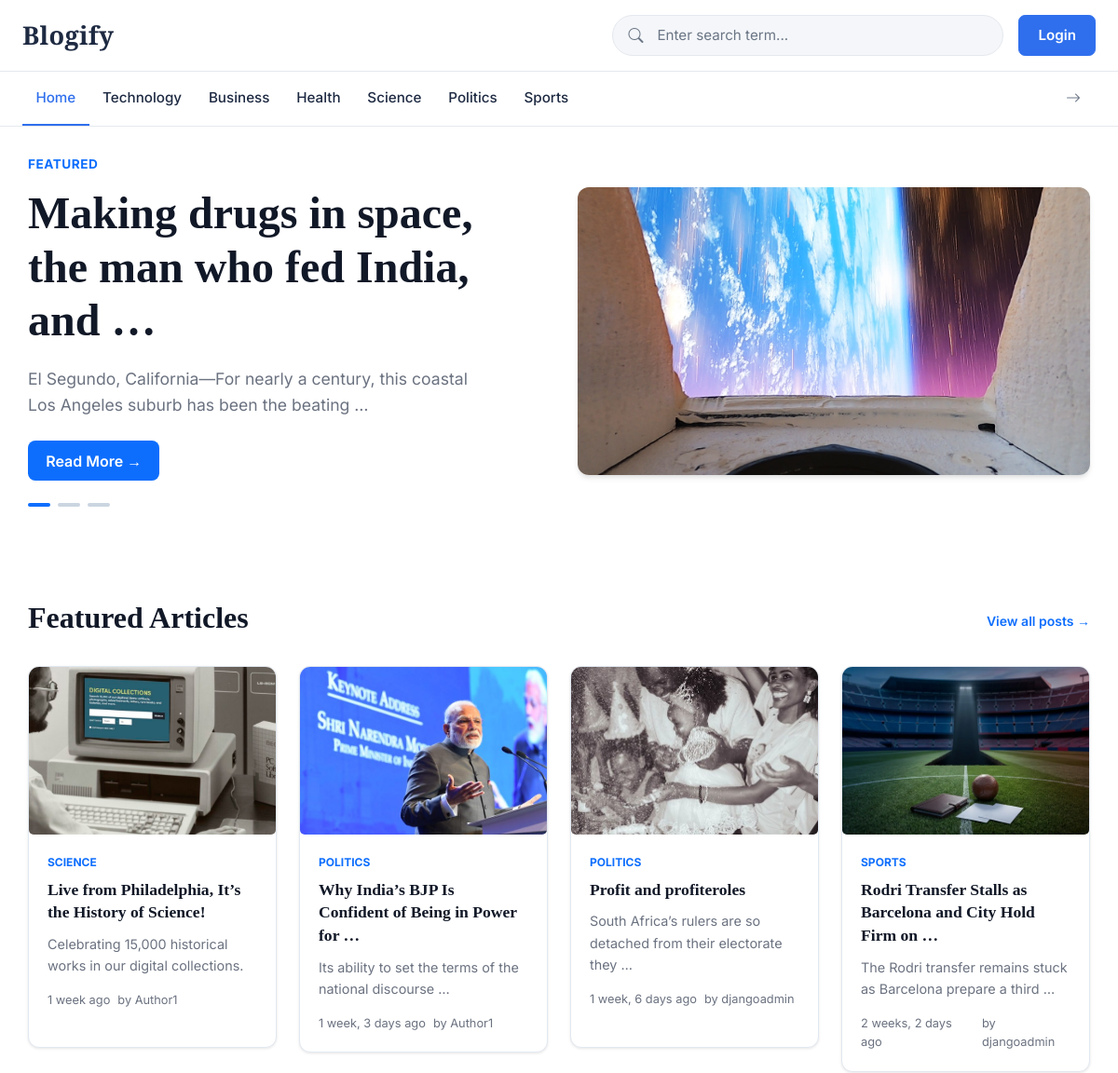
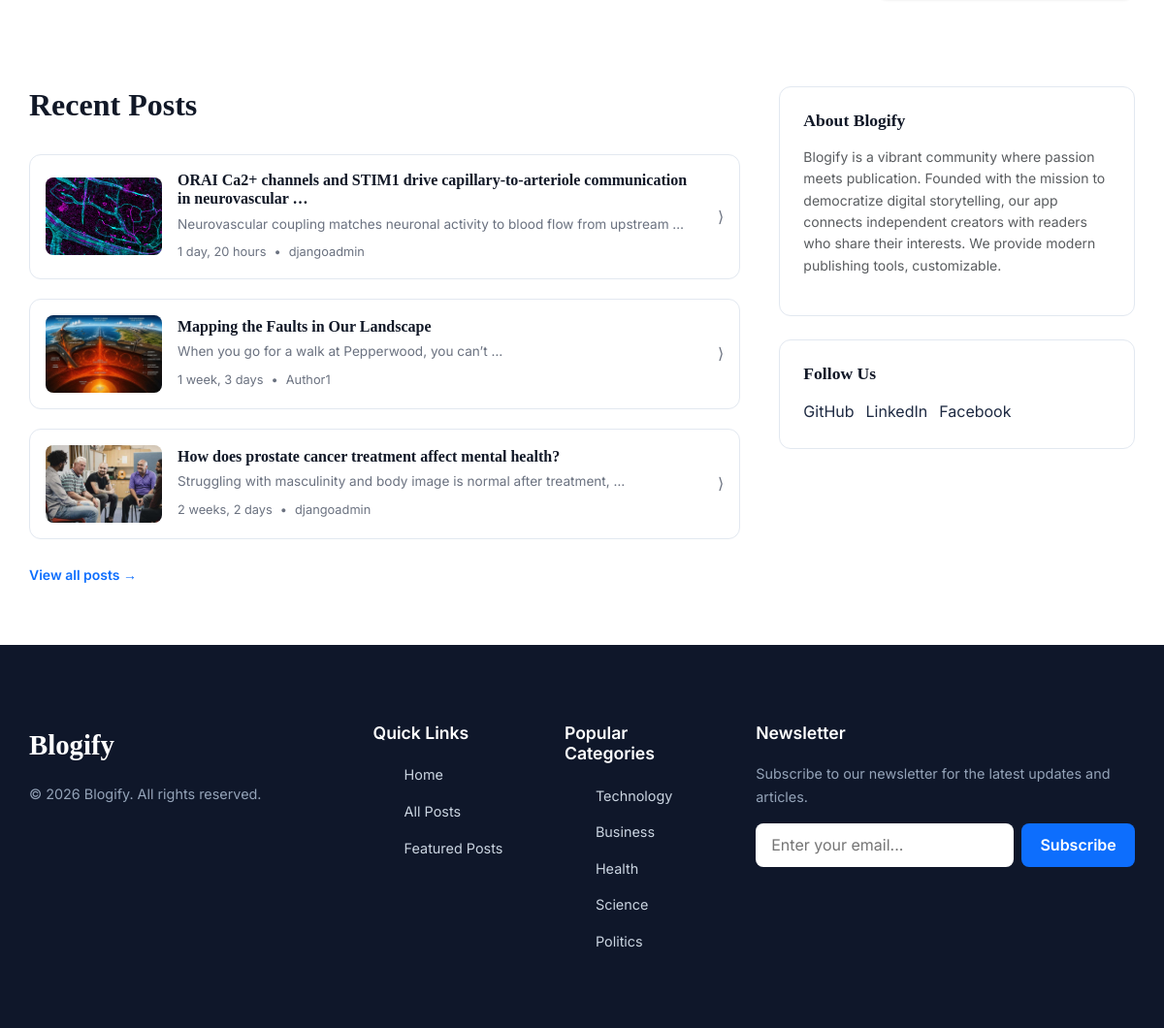
The page / on the database its author committed (2 pictures, top to bottom).
### blogs/models.py (models this page shows, shortened)
class Category(models.Model):
    category_name = models.CharField(max_length=50, unique=True)
    created_at = models.DateTimeField(auto_now_add=True)
    updated_at = models.DateTimeField(auto_now=True)
    class Meta:
        verbose_name_plural = "Categories"
    def __str__(self):
        return self.category_name

class Blog(models.Model):
    title = models.CharField(max_length=100)
    slug = models.SlugField(max_length=150, unique=True, blank=True)
    category = models.ForeignKey(Category, on_delete=models.CASCADE, related_name='blogs')
    author = models.ForeignKey(User, on_delete=models.CASCADE, related_name='blogs')
    featured_image = models.ImageField(upload_to='uploads/%Y/%m/%d')
    short_description = models.TextField(max_length=500)
    blog_body = models.TextField(max_length=2000)
    status=models.CharField(max_length=20, choices=STATUS_CHOICES, default='Draft')
    is_featured = models.BooleanField(default=False)
    created_at = models.DateTimeField(auto_now_add=True)
    updated_at = models.DateTimeField(auto_now=True)

### base/models.py (models this page shows, shortened)
class About(models.Model):
    heading = models.CharField(max_length=25)
    description = models.TextField(max_length=255)
    created_at = models.DateTimeField(auto_now_add=True)
    updated_at = models.DateTimeField(auto_now=True)
    class Meta:
        verbose_name_plural = 'About'

class SocialLink(models.Model):
    platform = models.CharField(max_length=25)
    link = models.URLField(max_length=100)
    created_at = models.DateTimeField(auto_now_add=True)
    updated_at = models.DateTimeField(auto_now=True)

### blogify_main/views.py (the view)
# urls.py: 2. Add a URL to urlpatterns:  path('', views.home, name='home')
def home(request):
    featured_posts = Blog.objects.filter(is_featured=True, status='Published').order_by('-created_at')[:5]
    posts = Blog.objects.filter(is_featured=False, status='Published').order_by('-created_at')[:3]
    try:
        about = About.objects.get()
    except:
        about = None
    context = {
        'featured_posts': featured_posts,
        'posts': posts,
        'about': about
        }
    return render(request, 'home.html', context)

### blogs/context_processors.py (called while the page is built)
def get_categories(request):
    categories = Category.objects.all().order_by('-updated_at')
    return dict(categories=categories)

def get_sociallinks(request):
    links = SocialLink.objects.all()
    return dict(social_links=links)

### templates/home.html
{% extends 'base.html' %}
{% block content %}
<div class="wrap">
  {% for post in featured_posts %}
  {% if forloop.first %}
  <section class="hero">
    <div class="container hero-grid">
      <div class="hero-content">
        <span class="hero-label">FEATURED</span>
        <h1 class="hero-title serif-heading">{{post.title | truncatewords:10}}</h1>
        <p class="hero-desc">{{post.short_description | truncatewords:15}}</p>
        <a href="{% url 'post_by_slug' slug=post.slug %}" class="btn btn-primary">Read More &rarr;</a>
        <div class="carousel-dots">
          <div class="dot active"></div>
          <div class="dot"></div>
          <div class="dot"></div>
        </div>
      </div>
      <div class="hero-image">
        <img src="{{post.featured_image.url}}" alt="Featured Article">
      </div>
    </div>
  </section>
  {% endif %}
  {% endfor %}
  <section class="latest-articles">
    <div class="container">
      <div class="section-title">
        <h2 class="serif-heading">Featured Articles</h2>
        <a href="{% url 'all_featured_posts' %}" class="view-all">View all posts &rarr;</a>
      </div>
      <div class="article-grid">
        {% for post in featured_posts %}
        {% if not forloop.first %}
        <a href="{% url 'post_by_slug' post.slug %}" style="text-decoration: none;">
          <article class="card">
            <img src="{{ post.featured_image.url }}" alt="img" class="card-img">
            <div class="card-body">
              <span class="card-category">{{post.category}}</span>
              <h3 class="card-title serif-heading">{{post.title | truncatewords:10}}</h3>
              <p class="card-excerpt">{{post.short_description | truncatewords:10}}</p>
              <div class="card-meta">
                <div>{{post.created_at | timesince}} ago</div>
                <div>by {{post.author}}</div>
              </div>
            </div>
          </article>
        </a>
        {% endif %}
        {% endfor %}
      </div>
    </div>
  </section>
  <section class="container content-split">
    <div class="recent-posts-col">
      <div class="section-title">
        <h2 class="serif-heading">Recent Posts</h2>
      </div>
      <div class="recent-list">
        {% for post in posts %}
        <a href="{% url 'post_by_slug' post.slug %}" style="text-decoration: none;">
          <article class="recent-item">
            <img src="{{post.featured_image.url}}" alt="Recent" class="recent-img">
            <div class="recent-content">
              <h4 class="recent-title serif-heading">{{post.title | truncatewords:10}}</h4>
              <p class="recent-desc">{{post.short_description | truncatewords:10}}</p>
              <div class="card-meta"><span>{{post.created_at | timesince}}</span> • <span>{{post.author}}</span></div>
            </div>
            <div class="arrow-icon">&rang;</div>
          </article>
        </a>
        {% endfor %}
      </div>
      <div style="margin-top: 24px;">
        <a href="{% url 'all_posts' %}" class="view-all">View all posts &rarr;</a>
      </div>
    </div>
    <aside class="sidebar-col">
      <div class="widget">
        <h3 class="widget-title serif-heading">{{about.heading}}</h3>
        <p class="text-sm text-muted">{{about.description}}</p>
      </div>
      <div class="widget">
        <h3 class="widget-title serif-heading">Follow Us</h3>
        <div class="social-icons">
          {% for platform in social_links %}
          <a href="{{platform.link}}" class="social-icon">{{platform.platform}}</a>
          {% endfor %}
        </div>
      </div>
    </aside>
  </section>
</div>
{% endblock %}

### templates/base.html (shortened to what this page needs)
{% load static %}
<!DOCTYPE html>
<html lang="en">
<head>
    <link href="https://getbootstrap.com/docs/4.0/dist/css/bootstrap.min.css" rel="stylesheet">
    <link rel="stylesheet" href="https://cdnjs.cloudflare.com/ajax/libs/font-awesome/7.3.1/css/all.min.css">
    <link href="https://cdn.jsdelivr.net/npm/bootstrap@5.3.3/dist/css/bootstrap.min.css" rel="stylesheet">
    <link href="https://cdn.jsdelivr.net/npm/bootstrap-icons@1.11.3/font/bootstrap-icons.min.css" rel="stylesheet">
    <link href="{% static 'css/blog.css'%}" rel="stylesheet">
    <link rel="stylesheet" href="{% static 'css/nav.css' %}">
</head>
<body>
    <header>
        <nav class="navbar navbar-expand-lg topbar py-3">
            <div class="container-fluid px-3 px-lg-4">
                <a href="{% url 'home' %}" class="brand" style="text-decoration: none; color: #1e2a42;">Blogify</a>
                <div class="collapse navbar-collapse" id="mainNav">
                    <div class="search ms-lg-auto mt-3 mt-lg-0">
                        <form class="input-group" action="{% url 'search' %}">
                            <span class="input-group-text search-icon"><i class="bi bi-search"></i></span>
                            <input type="search" class="form-control search-input" placeholder="Enter search term..."
                                name="base_search" value="{{ base_search }}">
                        </form>
                    </div>
                    <ul class="navbar-nav account-nav ms-lg-3">
                        {% if user.is_authenticated %}
                        <li class="nav-item">
                            <a href="{% url 'dashboard' %}" class="nav-link-custom">Dashboard</a>
                        </li>
                        <li class="nav-item">
                            <a href="{% url 'logout' %}" class="login">Logout</a>
                        </li>
                        {% else %}
                        <li class="nav-item">
                            <a href="{% url 'login' %}" class="login">Login</a>
                        </li>
                        {% endif %}
                    </ul>
                </div>
            </div>
        </nav>
        <nav class="category-bar">
            <div class="container-fluid px-3 px-lg-4">
                <div class="category-row">
                    <div class="category-scroll" id="categoryScroll">
                        <a href="{% url 'home' %}"
                            class="category-link {% if request.path == '/' %} active {%endif%}">Home</a>
                        {% for cat in categories %}
                        {% url 'posts_by_category' cat_name=cat as category_url %}
                        <a href="{% url 'posts_by_category' cat_name=cat %}"
                            class="category-link {% if category_url == request.path %} active {% endif %}">{{cat}}</a>
                        {% endfor %}
                    </div>
                    <button type="button" class="scroll-arrow border-0 bg-transparent" id="categoryArrow"
                        aria-label="More categories">
                        <i class="bi bi-arrow-right"></i>
                    </button>
                </div>
            </div>
        </nav>
    </header>
    {% block content %}
    {% endblock %}
    <footer class="footer">
        <div class="container footer-grid">
            <div class="footer-col">
                <div class="footer-logo">Blogify</div>
                <p class="footer-text">&copy; 2026 Blogify. All rights reserved.</p>
            </div>
            <div class="footer-col">
                <h4>Quick Links <span class="mobile-footer-toggle">+</span></h4>
                <ul class="footer-links">
                    <li><a href="#">Home</a></li>
                    <li><a href="{% url 'all_posts' %}">All Posts</a></li>
                    <li><a href="{% url 'all_featured_posts' %}">Featured Posts</a></li>
                </ul>
            </div>
            <div class="footer-col">
                <h4>Popular Categories <span class="mobile-footer-toggle">+</span></h4>
                <ul class="footer-links">
                    {% for cat in categories %}
                    {% if forloop.counter < 6 %}
                    <li><a href="{% url 'posts_by_category' cat.category_name %}">{{cat.category_name}}</a></li>
                    {% endif %}
                    {% endfor %}
                </ul>
            </div>
            <div class="footer-col">
                <h4>Newsletter</h4>
                <p class="footer-text" style="margin-bottom: 16px;">Subscribe to our newsletter for the latest updates
                    and articles.</p>
                <form class="newsletter-form">
                    <input type="email" placeholder="Enter your email...">
                    <button type="submit" class="btn btn-primary">Subscribe</button>
                </form>
            </div>
        </div>
    </footer>
</body>
</html>

### blogify_main/static/css/nav.css (style rules this page uses)
:root { --bg: #fff; --text: #1e2a42; --muted: #6b7686; --border: #e5e8ee; --accent: #2f6fed; --accent-hover: #1f5adb; --search: #f4f6f9; }
* { box-sizing: border-box }
html, body { margin: 0; background: var(--bg); color: var(--text); font-family: Inter, sans-serif; }
a { text-decoration: none }
.topbar { background: #fff; border-bottom: 1px solid var(--border); }
.brand { color: var(--text); font-family: "Playfair Display", serif; font-size: 1.7rem; font-weight: 800; letter-spacing: .3px; }
.search { width: 100%; max-width: 420px; }
.search .input-group { background: var(--search); border: 1px solid var(--border); border-radius: 50rem; overflow: hidden; transition: border-color .2s ease, box-shadow .2s ease, background .2s ease; }
.search-icon { background: transparent; border: 0; color: var(--muted); padding-left: 1rem; }
.search-input { background: transparent; border: 0; box-shadow: none !important; color: var(--text); padding: .6rem 1rem .6rem .25rem; font-size: .95rem; }
.search-input::placeholder { color: var(--muted) }
.account-nav { display: flex; align-items: center; gap: .5rem; }
.login { display: block; background: var(--accent); border: 1px solid var(--accent); color: #fff; font-size: .95rem; font-weight: 600; padding: .55rem 1.25rem; border-radius: .45rem; white-space: nowrap; transition: background .2s ease, border-color .2s ease; }
.category-bar { background: #fff; border-bottom: 1px solid var(--border); }
.category-row { display: flex; align-items: center; min-width: 0; }
.category-scroll { display: flex; align-items: stretch; flex: 1 1 auto; min-width: 0; overflow-x: auto; scrollbar-width: none; -webkit-overflow-scrolling: touch; scroll-behavior: smooth; }
.category-link { flex: 0 0 auto; color: var(--text); font-size: .95rem; font-weight: 500; padding: 1rem .9rem; border-bottom: 2px solid transparent; white-space: nowrap; transition: color .2s ease, border-color .2s ease; }
.category-link:hover, .category-link.active { color: var(--accent); border-bottom-color: var(--accent); text-decoration: none; transition: .2s ease; }
.scroll-arrow { flex: 0 0 auto; padding: .75rem 1rem; border-left: 1px solid var(--border); color: var(--muted); cursor: pointer; transition: color .2s ease, background .2s ease; }

### rows shown on the page
Category: category_name "Technology"
Category: category_name "Business"
Category: category_name "Health"
Category: category_name "Science"
Category: category_name "Politics"
Category: category_name "Sports"
Blog: title "Making drugs in space, the man who fed India, and …", short_description "El Segundo, California—For nearly a century, this coastal Los Angeles suburb has been the beating …", featured_image (picture)
Blog: featured_image (picture), category "SCIENCE", title "Live from Philadelphia, It’s the History of Science!", short_description "Celebrating 15,000 historical works in our digital collections.", created_at "1 week", author "Author1"
Blog: featured_image (picture), category "POLITICS", title "Why India’s BJP Is Confident of Being in Power for …", short_description "Its ability to set the terms of the national discourse …", created_at "1 week, 3 days", author "Author1"
Blog: featured_image (picture), category "POLITICS", title "Profit and profiteroles", short_description "South Africa’s rulers are so detached from their electorate they …", created_at "1 week, 6 days", author "djangoadmin"
Blog: featured_image (picture), category "SPORTS", title "Rodri Transfer Stalls as Barcelona and City Hold Firm on …", short_description "The Rodri transfer remains stuck as Barcelona prepare a third …", created_at "2 weeks, 2 days", author "djangoadmin"
Blog: featured_image (picture), title "ORAI Ca2+ channels and STIM1 drive capillary-to-arteriole communication in neurovascular …", short_description "Neurovascular coupling matches neuronal activity to blood flow from upstream …", created_at "1 day, 20 hours", author "djangoadmin"
Blog: featured_image (picture), title "Mapping the Faults in Our Landscape", short_description "When you go for a walk at Pepperwood, you can’t …", created_at "1 week, 3 days", author "Author1"
Blog: featured_image (picture), title "How does prostate cancer treatment affect mental health?", short_description "Struggling with masculinity and body image is normal after treatment, …", created_at "2 weeks, 2 days", author "djangoadmin"
About: heading "About Blogify", description "Blogify is a vibrant community where passion meets publication. Founded with the mission to democratize digital storytelling, our app connects independent creators with readers who share their interests. We provide modern publishing tools, customizable."
SocialLink: platform "GitHub"
SocialLink: platform "LinkedIn"
SocialLink: platform "Facebook"
